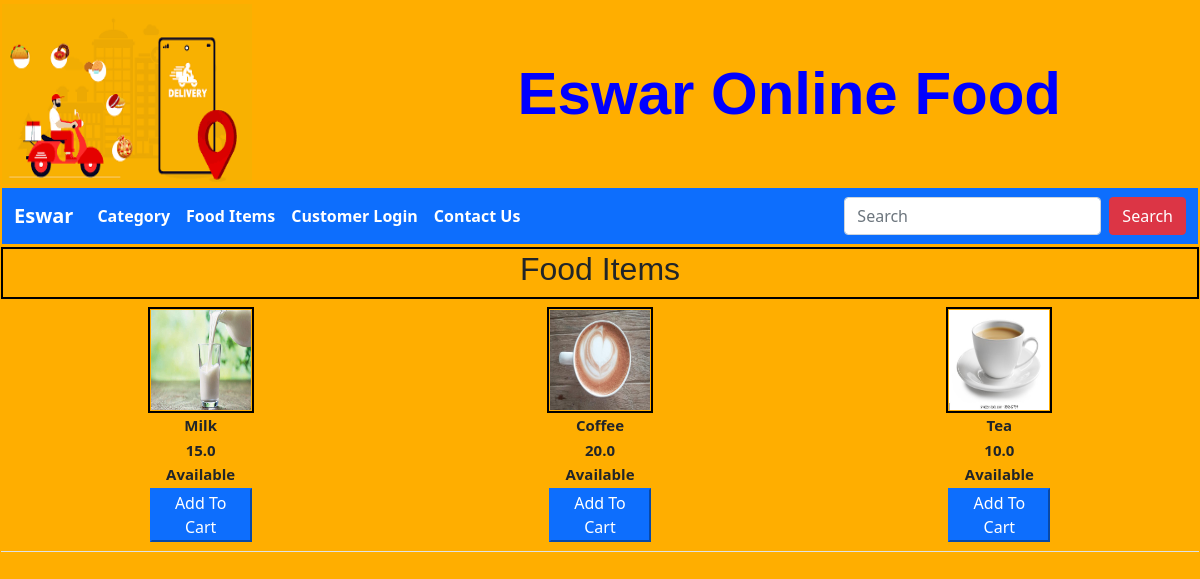
/view_category_food_item/4/, run on the app's committed database.
### customer/models.py (models this page shows)
class Food(models.Model):
    item_id = models.AutoField(primary_key=True)
    item_name = models.CharField(max_length=30)
    item_price = models.FloatField()
    item_photo = models.ImageField(upload_to="food_images/")
    item_status = models.CharField(max_length=50)
    cat_id = models.ForeignKey(Category,on_delete=models.CASCADE)

### customer/views.py (the view)
# urls.py: path('view_category_food_item/<int:cat_id>/',views.viewcategoryFooditem,name='view_category_food_item'),
def viewcategoryFooditem(request, cat_id):
     fm = Food.objects.filter(cat_id=cat_id)
     return render(request,"customer/catfood.html",{"cat_food":fm},
                   )

### templates/customer/catfood.html (shortened to what this page needs)
{% extends 'common.html' %}
{% block menu %}
    {% include 'menu/main_menu.html' %}
{% endblock %}
{% block body %}
    <table align="center" width="100%">
        <tr>
            <th id="category_style" colspan="3" style="text-align: center">
                <h2>
                    Food Items
                </h2>
            </th>
        </tr>
    <table class="table" border="0">
    <tr>
    {% for food in cat_food %}
        <th>
            <table align="center" width="20%" border="0">
                <tr>
                    <th class="zoom" id="category_style">
                        <img src="{{ food.item_photo.url }}"  width="100" height="100">
                    </th>
                </tr>
                <tr>
                    <th style="font-size: 15px;text-align: center">{{ food.item_name }}</th>
                </tr>
                <tr>
                    <th style="font-size: 15px;text-align: center">{{ food.item_price }}</th>
                </tr>
                <tr>
                    <th style="font-size: 15px;text-align: center">
                        {{ food.item_status }}
                    </th>
                </tr>
                <tr>
                    <th>
                        <button type="submit" class="btn-primary">Add To Cart</button>
                    </th>
                </tr>
            </table>
        </th>
    {% endfor %}
    </tr>
    </table>
    </table>
{% endblock %}

### data on the page
Food: item_photo (picture), item_name "Milk", item_price "15.0", item_status "Available"
Food: item_photo (picture), item_name "Coffee", item_price "20.0", item_status "Available"
Food: item_photo (picture), item_name "Tea", item_price "10.0", item_status "Available"
